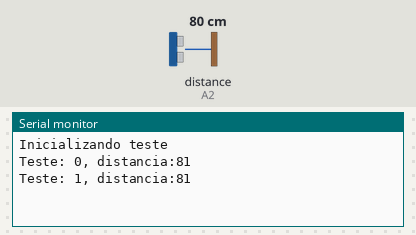
The sketch below on a simulated Arduino Uno, built with avr-gcc and run on an emulated ATmega328P. On the bench: the last lines printed to the serial monitor. The inputs (shaded band) are chosen by the test bench; at power-on: distance to the obstacle (sensor on A2) 80 cm.

Above: at 4.3 s.
4.4 s: distance to the obstacle (sensor on A2) set to 2 cm
At 6.4 s:
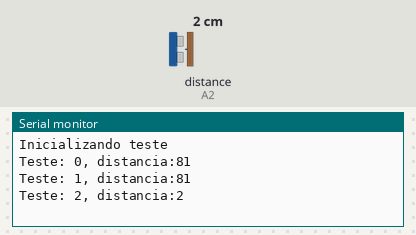
7.3 s: distance to the obstacle (sensor on A2) set to 4 cm
At 8.0 s:
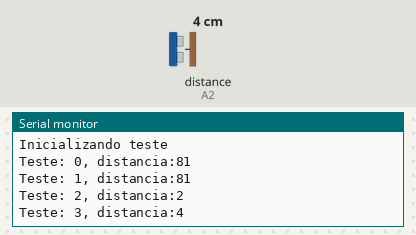
Timing chart, 0 to 10.3 s (numbered marks = the images above; inputs shaded):
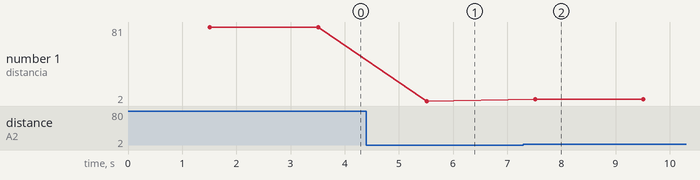

The sketch:

ultrassonic_sensor_test.ino
```cpp
// Bibliotecas
#include <NewPing.h>

NewPing sonar(A3,A2,200);

int cm;

void setup() {
  // Inicializando o serial monitor
  Serial.begin(9600);

}

void loop() {
  // Inicializando Teste
  Serial.println("Inicializando teste");
  delay(1500);

 int i;
 for(i = 0; i <= 10; i++){
  int cm = sonar.ping_cm();
  Serial.print("Teste: ");
  Serial.print(i);
  Serial.print(", distancia:");
  Serial.println(cm);
  delay(2000);
 }

 Serial.println("Teste Finalizado");
 delay(5000);
}
```

Measured:
- after the input at 4.4 s, the serial monitor: prints a new line after 1.1 s (image 1)
- after the input at 7.3 s, the serial monitor: prints a new line after 0.21 s (image 2)
